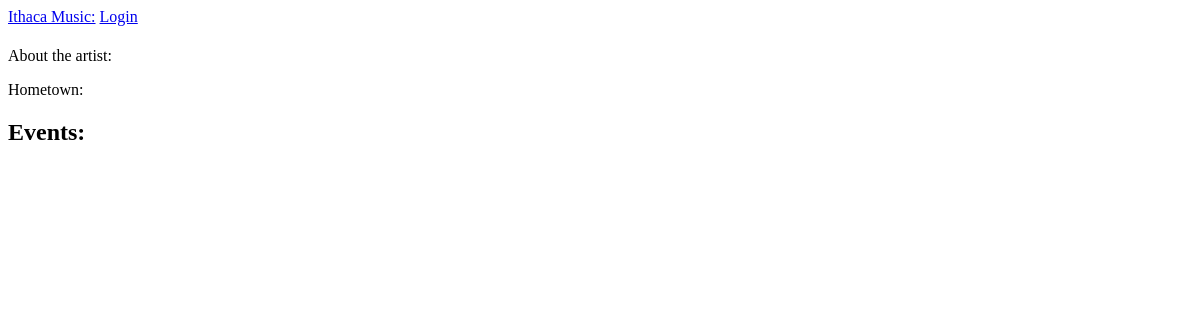
The app's page /artist/Disco Man, older data.
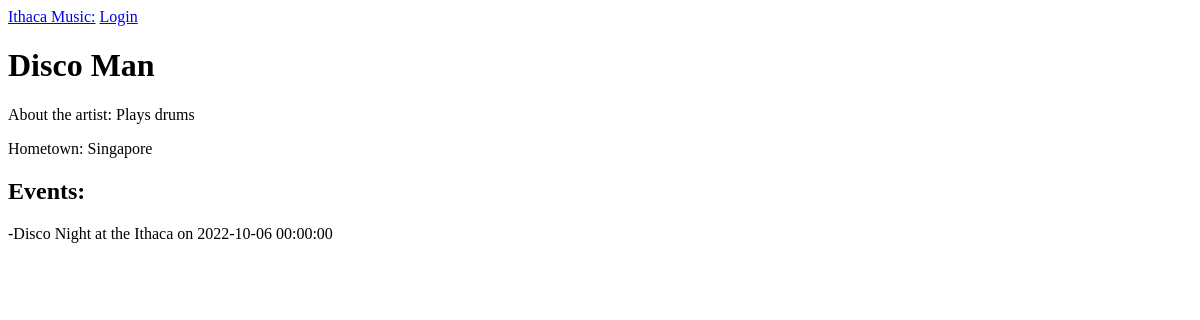
The same page, newer data.
### app/models.py (models this page shows, shortened)
class Artist(db.Model):
    id = db.Column(db.Integer, primary_key=True)
    name = db.Column(db.String(64), index=True)
    hometown = db.Column(db.String(64), index=True)
    about_me = db.Column(db.String(140))

class Event(db.Model):
    id = db.Column(db.Integer, primary_key=True)
    title = db.Column(db.String(64), index=True)
    location = db.Column(db.String(64), index=True)
    date_time = db.Column(db.DateTime, index=True)
    venue_id = db.Column(db.Integer, db.ForeignKey("venue.id"))

### app/routes.py (the view)
@login_required
@app.route('/artist/<name>')
def artist(name):
  artist = db.session.query(Artist).filter_by(name=name).first()
  events = db.session.query(Event).join(ArtistToEvent, ArtistToEvent.event_id == Event.id).join(Artist, Artist.id == ArtistToEvent.artist_id).filter(Artist.name == name).all()
  return render_template('artist_page.html', title=name, artist=artist, events=events)

### app/templates/artist_page.html
{% extends "base.html" %}
{% block content %}
  <h1>{{ artist.name }}</h1>
  <div>
    <p>About the artist: {{ artist.about_me }}</p>
    <p>Hometown: {{ artist.hometown }}</p>
  </div>
  <h2> Events: </h2>
    {% for event in events %}
    <div>
      <p>-{{ event.title }} at the {{ event.location }} on {{ event.date_time }}</p>
    </div>
    {% endfor %}
{% endblock %}

Row changes from the older to the newer data that the page shows:
added Artist: name "Disco Man", about_me "Plays drums", hometown "Singapore"
added Event: title "Disco Night", location "Ithaca", date_time "2022-10-06 00:00:00"
